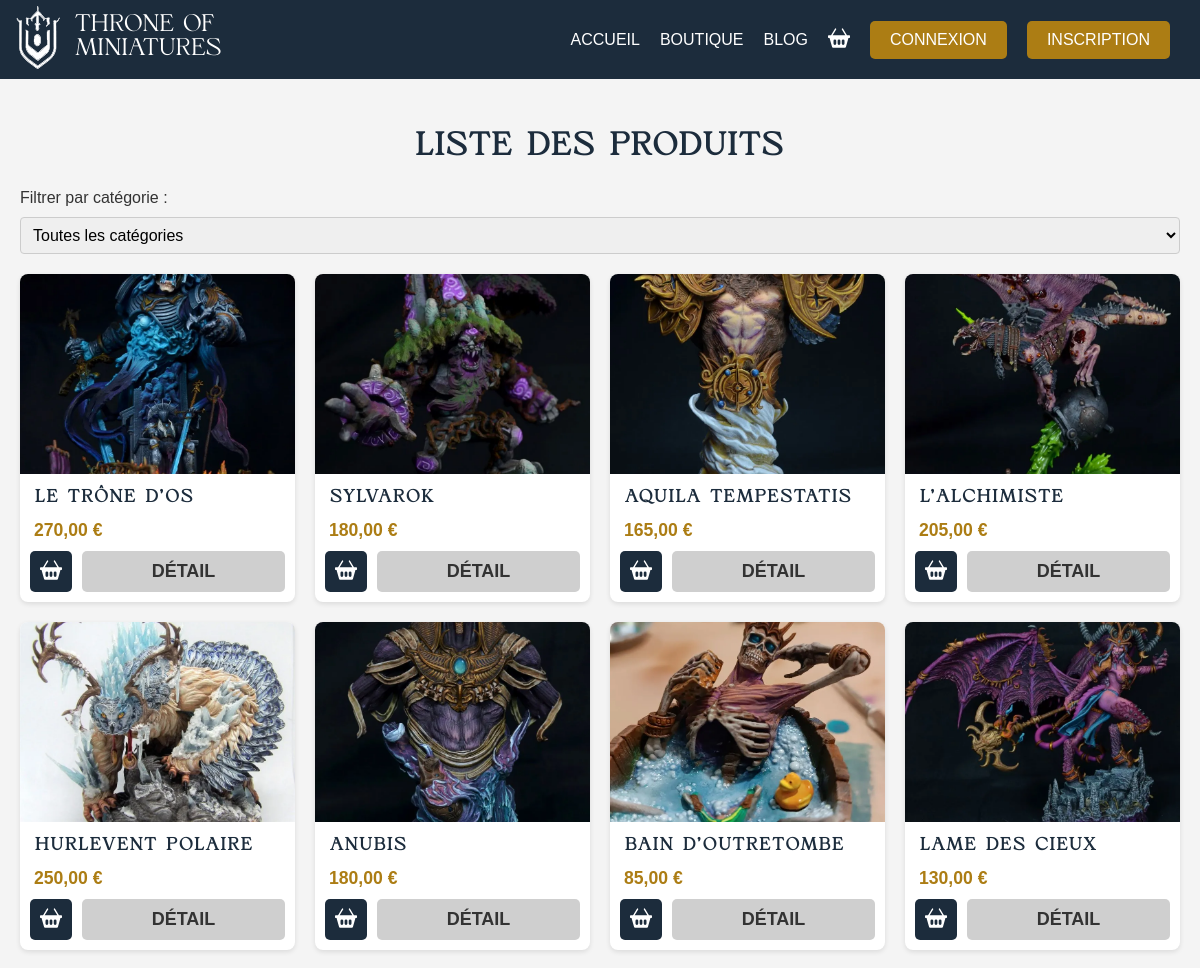
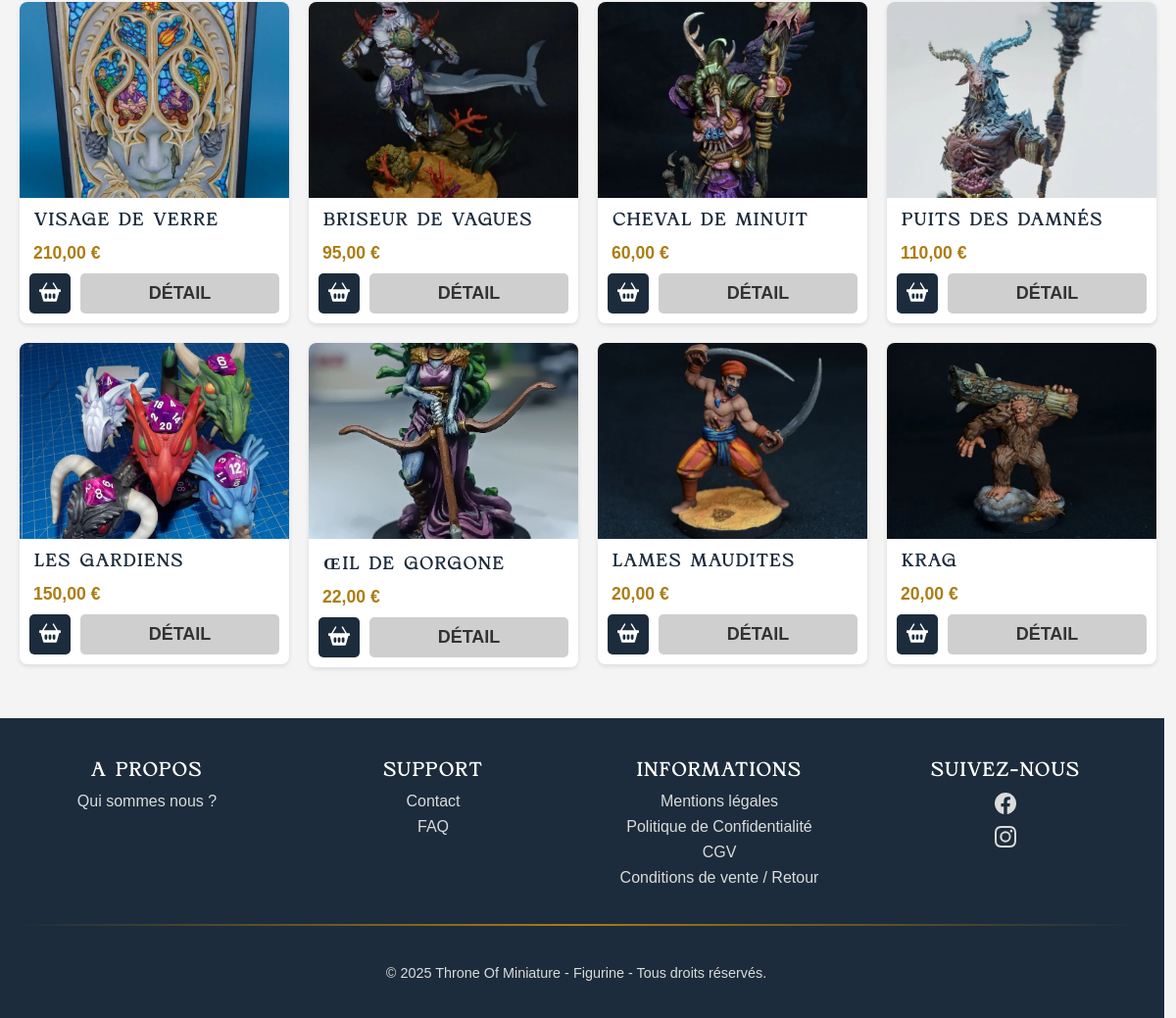
Page /products on the committed database (2 pictures, top to bottom).
### tables this page shows
CREATE TABLE `produit` (
  `id_produit` int(11) NOT NULL,
  `nom` varchar(50) NOT NULL,
  `prix` decimal(19,4) NOT NULL,
  `description` text NOT NULL,
  `taille` decimal(15,2) DEFAULT NULL,
  `image_1` varchar(50) NOT NULL,
  `image_2` varchar(50) DEFAULT NULL,
  `image_3` varchar(50) DEFAULT NULL,
  `date_produit` datetime DEFAULT current_timestamp()
);

### src/Lib/View.php (called while the page is built, shortened)
<?php
class View
{
    public static function render($view, $data = [])
    {
        extract($data);
        require SRC_DIR . "/view/{$view}.php";
    }
}
?>

### src/Controller/ProductController.php (called while the page is built, shortened)
<?php
class ProductController
{
    private $productModel;
    public function __construct()
    {
        $this->productModel = new Product();
    }
    public function showProducts()
    {
        $categoryModel = new Category();
        $categories = $categoryModel::getAllCategories();
        if (isset($_GET['categorie']) && is_numeric($_GET['categorie'])) {
            $id_category = intval($_GET['categorie']);
            $products = Product::getProductsByCategory($id_category);
        } else {
            $products = $this->productModel->getAllProducts();
        }
        View::render('liste-produits', [
            'products' => $products,
            'categories' => $categories
        ]);
    }
}
?>

### src/Controller/Route.php (called while the page is built, shortened)
<?php
class Route
{
    private $path;
    private $callable;
    private $matches = [];
    public function __construct($path, $callable)
    {
        $this->path = trim($path, '/');
        $this->callable = $callable;
    }
    public function match($url)
    {
        $url = trim($url, '/');
        $path = preg_replace('#:([\w]+)#', '([^/]+)', $this->path);
        $regex = "#^$path$#i";
        if (!preg_match($regex, $url, $matches)) {
            return false;
        }
        array_shift($matches);
        $this->matches = $matches;
        return true;
    }
    public function call()
    {
        if (is_string($this->callable)) {
            $params = explode('@', $this->callable);
            $controller = new $pathClass();
            return call_user_func_array([$controller, $params[1]], $this->matches);
        } else {
            return call_user_func_array($this->callable, $this->matches);
        }
    }
}

### src/Controller/Router.php (called while the page is built, shortened)
<?php
class Router
{
    private $url;
    private $routes = [];
    public function __construct($url, $queryParams = [])
    {
        $this->url = $url;
    }
    private function add($path, $callable, $name, $method)
    {
        $route = new Route($path, $callable);
        $this->routes[$method][] = $route;
        return $route;
    }
    public function run()
    {
        foreach ($this->routes[$_SERVER['REQUEST_METHOD']] as $route) {
            if ($route->match($this->url)) {
                return $route->call();
            }
        }
    }
}

### index.php (called while the page is built, shortened)
<?php
if (isset($_GET['url'])) {
    $url = $_GET['url'];
    $queryParams = $_GET;
    array_shift($queryParams);
}
else {
    $url = '/';
    $queryParams = $_GET;
};
$router = new Router($url, $queryParams);
$router->get('/', 'HomeController@showHome');
$router->get('home', 'HomeController@showHome');
$router->get('/articles', 'ArticleController@showArticles');
$router->get('/article/:id', 'ArticleController@showArticle');
$router->post('/commentaire', 'CommentController@addComment');
$router->get('/article/:id/comments', 'CommentController@showComments');
$router->get('/login', 'UserController@login');
$router->post('/login', 'UserController@login');
$router->get('/logout', 'UserController@logout');
$router->get('/create-account', 'UserController@createAccount');
$router->post('/create-account', 'UserController@createAccount');
$router->get('/profil', 'UserController@showProfile');
$router->post('/supprimer-compte', 'UserController@deleteAccount');
$router->post('/modifier-adresse', 'UserController@updateAddress');
$router->get('/products', 'ProductController@showProducts');
$router->get('/products/latest', 'ProductController@showLatestProducts');
$router->post('/product/ajouter-produit', 'ProductController@addProduct');
$router->post('/productReview', 'ReviewController@addReview');
$router->post('/supprimer-avis', 'ReviewController@deleteReview');
$router->get('/product/:id', 'ProductController@showProductDetails');
$router->get('/panier', 'OrderController@showCart');
$router->post('/valider-panier', 'OrderController@validateCart');
$router->post('/supprimer-commentaire', 'CommentController@deleteComment');
$router->get('/admin', 'AdminController@showDashboard');
$router->post('/admin/supprimer-utilisateur', 'AdminController@deleteUser');
$router->post('/admin/supprimer-article', 'AdminController@supprimerArticle');
$router->post('/admin/ajouter-produit', 'AdminController@ajouterProduit');
$router->post('/admin/supprimer-produit', 'AdminController@supprimerProduit');
$router->post('/article/ajouter-article', 'ArticleController@addArticle');
$router->get('/contact', 'PageController@showContact');
$router->get('/about-us', 'PageController@aboutUs');
$router->get('/legal-notices', 'PageController@legalNotices');
$router->get('/cgv', 'PageController@cgv');
$router->get('/privacy-policy', 'PageController@privacyPolicy');
$router->get('/returns', 'PageController@returns');
$router->get('/faq', 'PageController@faq');
$router->run();

### src/Model/Product.php (called while the page is built, shortened)
<?php
class Product
{
    public static function getAllProducts()
    {
        try {
            $db = DbConnector::dbConnect();
            $query = 'SELECT * FROM produit ORDER BY date_produit DESC';
            $stmt = $db->prepare($query);
            $stmt->execute();
            return $stmt->fetchAll(PDO::FETCH_ASSOC);
        } catch (PDOException $e) {
            error_log('Erreur de base de données dans getAllProducts : ' . $e->getMessage());
            return null;
        }
    }
}
?>

### src/view/liste-produits.php (the view, shortened to what this page needs)
<div class="container-products">
    <h1>Liste des Produits</h1>
    <form method="GET" action="products">
        <label for="categorie">Filtrer par catégorie :</label>
        <select name="categorie" id="categorie" onchange="this.form.submit();">
            <option value="">Toutes les catégories</option>
        </select>
    </form>
    <section class="products-grid">
        <?php if (empty($products)): ?>
            <p>Aucun produit dans cette catégorie</p>
        <?php else: ?>
            <?php foreach ($products as $product): ?>
                <article class="product-card">
                    <figure>
                        <img src="public/uploads/<?php echo htmlspecialchars($product['image_1']); ?>" alt="Produit : <?php echo htmlspecialchars($product['nom']); ?>">
                    </figure>
                    <div class="card-text">
                        <h2><?php echo htmlspecialchars($product['nom']); ?></h2>
                        <p><?php echo htmlspecialchars(number_format($product['prix'], 2, ',', ' ')); ?> €</p>
                        <div class="card-buttons">
                            <button class="add-to-cart btn-list" data-id="<?php echo $product['id_produit']; ?>"
                                data-nom="<?php echo htmlspecialchars($product['nom']); ?>"
                                data-prix="<?php echo htmlspecialchars($product['prix']); ?>">
                            </button>
                            <a href="product/<?php echo $product['id_produit']; ?>" class="btn">Détail</a>
                        </div>
                    </div>
                </article>
            <?php endforeach; ?>
        <?php endif; ?>
    </section>
</div>
<?php
require SRC_DIR . '/view/layout.php';
?>

### public/css/style.css (style rules this page uses)
html, body { height: 100%; margin: 0; padding: 0; }
body { font-family: "Calibri", sans-serif; max-width: 1200px; margin: auto; background-color: #f4f4f4; display: flex; flex-direction: column; }
.bi { width: 22px; transition: color 0.3s ease; }
.btn-list { background-color: #1C2C3C; padding: 10px 20px; border-radius: 5px; transition: background-color 0.3s ease; color: #fff !important; text-decoration: none; text-transform: uppercase; text-align: center; border: none; cursor: pointer; display: block; width: auto; padding: 8px 10px; }
button { background-color: #1C2C3C; padding: 10px 20px; border-radius: 5px; transition: background-color 0.3s ease; color: #fff !important; text-decoration: none; text-transform: uppercase; text-align: center; border: none; cursor: pointer; }
.container-products { max-width: 1200px; padding: 20px; margin: 50px auto 0; }
.container-products h1 { font-family: "Mixone"; font-size: 2rem; color: #1C2C3C; text-align: center; text-transform: uppercase; letter-spacing: 2px; margin-bottom: 20px; }
.container-products form { margin-bottom: 20px; }
.container-products form label { display: block; font-size: 1rem; color: #333; margin-bottom: 10px; }
.container-products form select { width: 100%; padding: 8px; font-size: 1rem; border: 1px solid #ccc; border-radius: 4px; }
section.products-grid { display: grid; grid-template-columns: repeat(2, 1fr); gap: 20px; padding: 0px; }
@media screen and (min-width: 768px) { section.products-grid { grid-template-columns: repeat(3, 1fr); } }
@media screen and (min-width: 1024px) { section.products-grid { grid-template-columns: repeat(4, 1fr); } }
.product-card { box-shadow: 0 2px 5px rgba(0, 0, 0, 0.1); border: none; border-radius: 8px; background-color: #fff; overflow: hidden; transition: transform 0.3s ease, box-shadow 0.3s ease; height: fit-content; }
.product-card figure { margin: 0; }
.product-card figure img { width: 100%; height: 200px; object-fit: cover; display: block; }
.product-card .card-text { padding: 10px; text-align: left; }
.product-card .card-text h2 { font-family: "Mixone"; font-size: 1.1rem; color: #1C2C3C; text-align: center; text-transform: uppercase; letter-spacing: 2px; margin: 5px; text-align: left; }
.product-card .card-text p { font-size: 1.1rem; font-weight: bold; color: #ac7d14; margin: 10px 4px; }
.product-card .card-text .card-buttons { display: flex; gap: 10px; }
.product-card .card-text .card-buttons .btn { background-color: #cfcfcf; padding: 10px 20px; border-radius: 5px; transition: background-color 0.3s ease; color: #fff !important; text-decoration: none; text-transform: uppercase; text-align: center; border: none; cursor: pointer; color: #333 !important; font-weight: bold; width: 100%; }
.product-card .card-text .card-buttons .bi { color: #fff; }
section { margin-bottom: 2rem; padding: 20px; }
section h2 { font-family: "Mixone"; font-size: 1.5rem; color: #1C2C3C; text-align: center; text-transform: uppercase; letter-spacing: 2px; }
@media (min-width: 768px) { .btn { font-size: 1.125rem; padding: 1rem 2rem; } }

### rows in the picture
produit: image_1 (picture), nom "LE TRÔNE D’OS", prix "270,00"
produit: image_1 (picture), nom "SYLVAROK", prix "180,00"
produit: image_1 (picture), nom "AQUILA TEMPESTATIS", prix "165,00"
produit: image_1 (picture), nom "L’ALCHIMISTE", prix "205,00"
produit: image_1 (picture), nom "HURLEVENT POLAIRE", prix "250,00"
produit: image_1 (picture), nom "ANUBIS", prix "180,00"
produit: image_1 (picture), nom "BAIN D’OUTRETOMBE", prix "85,00"
produit: image_1 (picture), nom "LAME DES CIEUX", prix "130,00"
produit: image_1 (picture), nom "VISAGE DE VERRE", prix "210,00"
produit: image_1 (picture), nom "BRISEUR DE VAGUES", prix "95,00"
produit: image_1 (picture), nom "CHEVAL DE MINUIT", prix "60,00"
produit: image_1 (picture), nom "PUITS DES DAMNÉS", prix "110,00"
produit: image_1 (picture), nom "LES GARDIENS", prix "150,00"
produit: image_1 (picture), nom "ŒIL DE GORGONE", prix "22,00"
produit: image_1 (picture), nom "LAMES MAUDITES", prix "20,00"
produit: image_1 (picture), nom "KRAG", prix "20,00"
